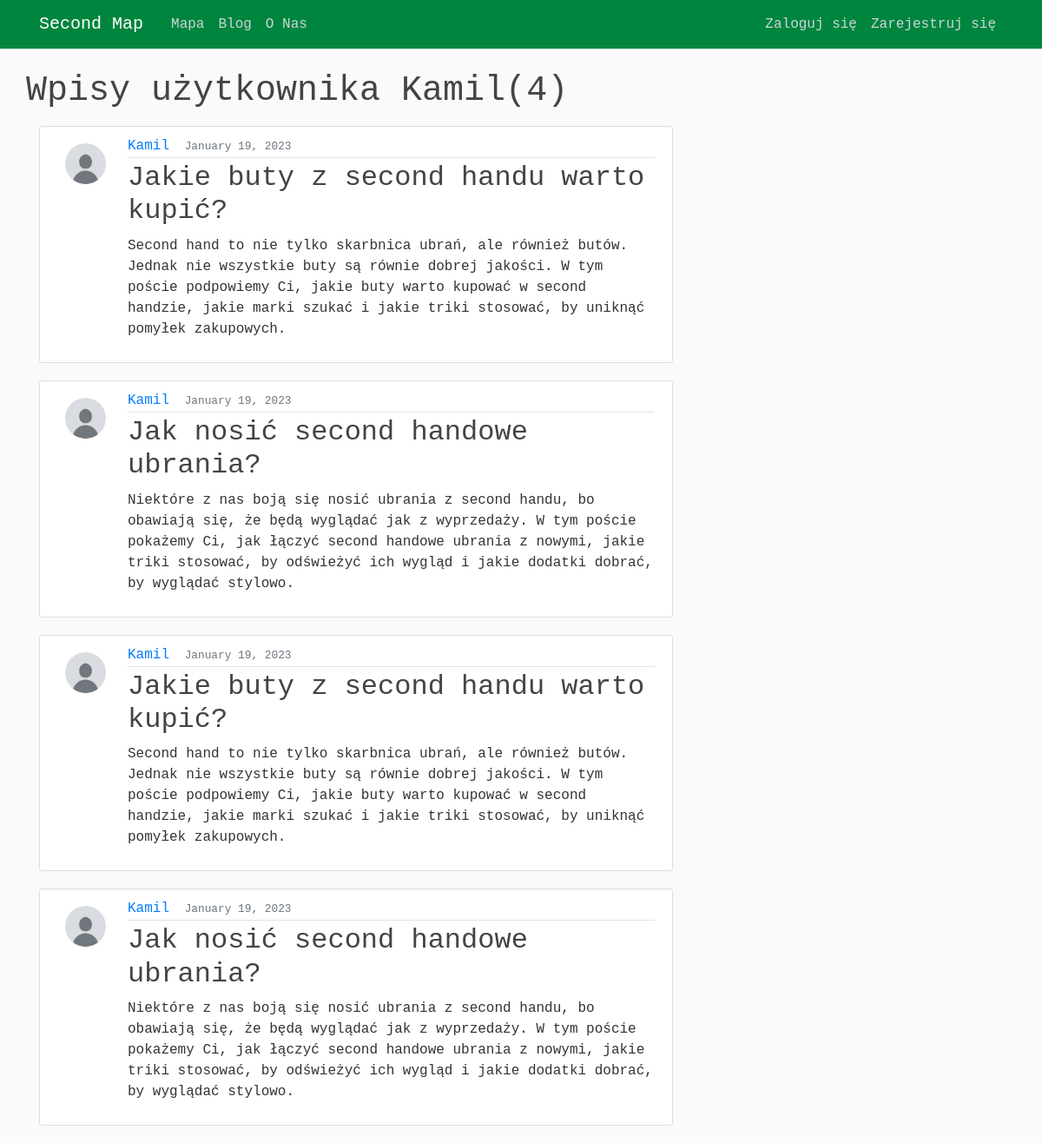
/user/Kamil, run on the app's committed database.
### map/models.py (models this page shows, shortened)
class Post(models.Model):
    title = models.CharField(max_length=100)
    content = models.TextField()
    date_posted = models.DateTimeField(default=timezone.now)
    author = models.ForeignKey(User, on_delete=models.CASCADE)

### users/models.py (models this page shows, shortened)
class Profile(models.Model):
    user = models.OneToOneField(User, on_delete=models.CASCADE)
    image = models.ImageField(default='default.jpg', upload_to='profile_pics')

### map/views.py (the view)
# urls.py: path('user/<str:username>', UserPostListView.as_view(), name='user-posts'),
class UserPostListView(ListView):
    model = Post
    template_name = 'map/user_posts.html'  # <app>/<model>_<viewtype>.html
    context_object_name = 'posts'
    paginate_by = 5
    def get_queryset(self):
        user = get_object_or_404(User, username=self.kwargs.get('username'))
        return Post.objects.filter(author=user).order_by('-date_posted')

### map/templates/map/user_posts.html (shortened to what this page needs)
{% extends "map/base.html" %}
{% block content %}
<h1 class="mb-3">Wpisy użytkownika {{ view.kwargs.username }}({{ page_obj.paginator.count }})</h1>
<div class="col-md-8">
    {% for post in posts %}
    <article class="media content-section">
        <img class="rounded-circle article-img" src="{{ post.author.profile.image.url }}">
        <div class="media-body">
            <div class="article-metadata">
                <a class="mr-2" href="{% url 'user-posts' post.author.username %}">{{ post.author }}</a>
                <small class="text-muted">{{ post.date_posted | date:"F d, Y" }}</small>
            </div>
            <h2><a class="article-title" href="{% url 'post-detail' post.id %}">{{ post.title }}</a></h2>
            <p class="article-content">{{ post.content }}</p>
        </div>
    </article>
    {% endfor %}
</div>
</div>
</main>
</body>
{% endblock content %}

### map/static/map/main.css (style rules this page uses)
body { font-family: "Courier New"; background: #fafafa; color: #333333; margin-top: 5rem; }
h1, h2, h3, h4, h5, h6 { color: #444444; }
.content-section { background: #ffffff; padding: 10px 20px; border: 1px solid #dddddd; border-radius: 3px; margin-bottom: 20px; }
.article-title { color: #444444; }
.article-content { white-space: pre-line; }
.article-img { height: 65px; width: 65px; margin-right: 16px; }
.article-metadata { padding-bottom: 1px; margin-bottom: 4px; border-bottom: 1px solid #e3e3e3 }

### data on the page
Post: author.profile.image (placeholder picture), author "Kamil", date_posted "January 19, 2023", title "Jakie buty z second handu warto kupić?", content "Second hand to nie tylko skarbnica ubrań, ale również butów. Jednak nie wszystkie buty są równie dobrej jakości. W tym poście podpowiemy Ci, jakie buty warto kupować w second handzie, jakie marki szukać i jakie triki stosować, by uniknąć pomyłek zakupowych."
Post: author.profile.image (placeholder picture), author "Kamil", date_posted "January 19, 2023", title "Jak nosić second handowe ubrania?", content "Niektóre z nas boją się nosić ubrania z second handu, bo obawiają się, że będą wyglądać jak z wyprzedaży. W tym poście pokażemy Ci, jak łączyć second handowe ubrania z nowymi, jakie triki stosować, by odświeżyć ich wygląd i jakie dodatki dobrać, by wyglądać stylowo."
Post: author.profile.image (placeholder picture), author "Kamil", date_posted "January 19, 2023", title "Jakie buty z second handu warto kupić?", content "Second hand to nie tylko skarbnica ubrań, ale również butów. Jednak nie wszystkie buty są równie dobrej jakości. W tym poście podpowiemy Ci, jakie buty warto kupować w second handzie, jakie marki szukać i jakie triki stosować, by uniknąć pomyłek zakupowych."
Post: author.profile.image (placeholder picture), author "Kamil", date_posted "January 19, 2023", title "Jak nosić second handowe ubrania?", content "Niektóre z nas boją się nosić ubrania z second handu, bo obawiają się, że będą wyglądać jak z wyprzedaży. W tym poście pokażemy Ci, jak łączyć second handowe ubrania z nowymi, jakie triki stosować, by odświeżyć ich wygląd i jakie dodatki dobrać, by wyglądać stylowo."

### other printed values
{{ view.kwargs.username }} "Kamil"
{{ page_obj.paginator.count }} "4"
